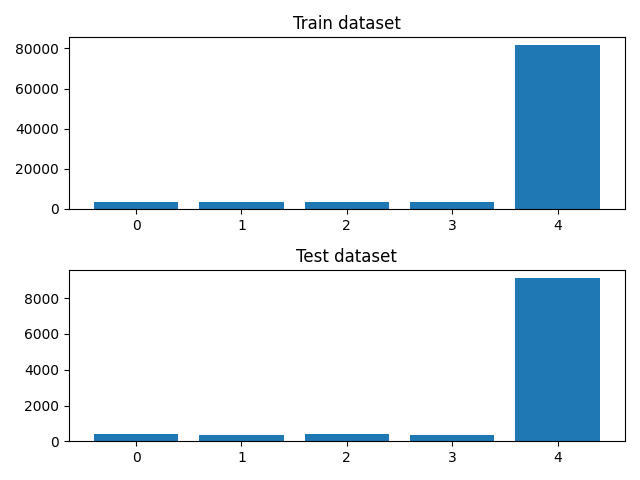

This chart was generated by the following Python code:
import tensorflow as tf
import numpy as np
import os 
import matplotlib.pyplot as plt

# alphanumeric order
labels = sorted(os.listdir("./speech_commands_v0.02"))

idx_label_dict = {label: idx for idx, label in enumerate(labels)}
    
forward_label = idx_label_dict["forward"]
backward_label = idx_label_dict["backward"]
right_label = idx_label_dict["right"]
left_label = idx_label_dict["left"]

labels = ["forward", "right", "backward", "left", "unknown"]

def main():
    train_ds, test_ds = tf.keras.utils.audio_dataset_from_directory(
                            directory="./speech_commands_v0.02",
                            batch_size=None,
                            validation_split=0.1,
                            seed=0,
                            output_sequence_length=16000,
                            subset='both'
                        )
    
    train_ds = train_ds.apply(prepare_data)
    test_ds = test_ds.apply(prepare_data)
    
    x = np.arange(0, 5)

    #
    # Train
    #

    label_cnt = np.zeros(shape=(5,), dtype=np.uint64)
    for wav, label in train_ds:
        label_cnt[label] += 1
    
    fig, axs = plt.subplots(nrows=2, ncols=1)

    axs[0].set_title("Train dataset")
    axs[0].bar(x, height=label_cnt, label=labels)

    #
    # Test
    #

    label_cnt = np.zeros(shape=(5,), dtype=np.uint64)
    for wav, label in test_ds:
        label_cnt[label] += 1
    
    axs[1].set_title("Test dataset")
    axs[1].bar(x, height=label_cnt, label=labels)

    plt.tight_layout()
    plt.savefig("AnalyseDataset.png")
    plt.show()




def relabel(label):

    # forward: 0
    # right: 1
    # backward: 2
    # left: 3
    # unknown: 4

    if label == forward_label:
        return 0
    elif label == right_label:
        return 1
    elif label == backward_label:
        return 2
    elif label == left_label:
        return 3
    else:
        return 4

def prepare_data(dataset):

    dataset = dataset.map(lambda wav, label: (wav, relabel(label)))


    return dataset

if __name__ == "__main__":
    try:
        main()
    except KeyboardInterrupt:
        print("KeyboardInterrupt received")